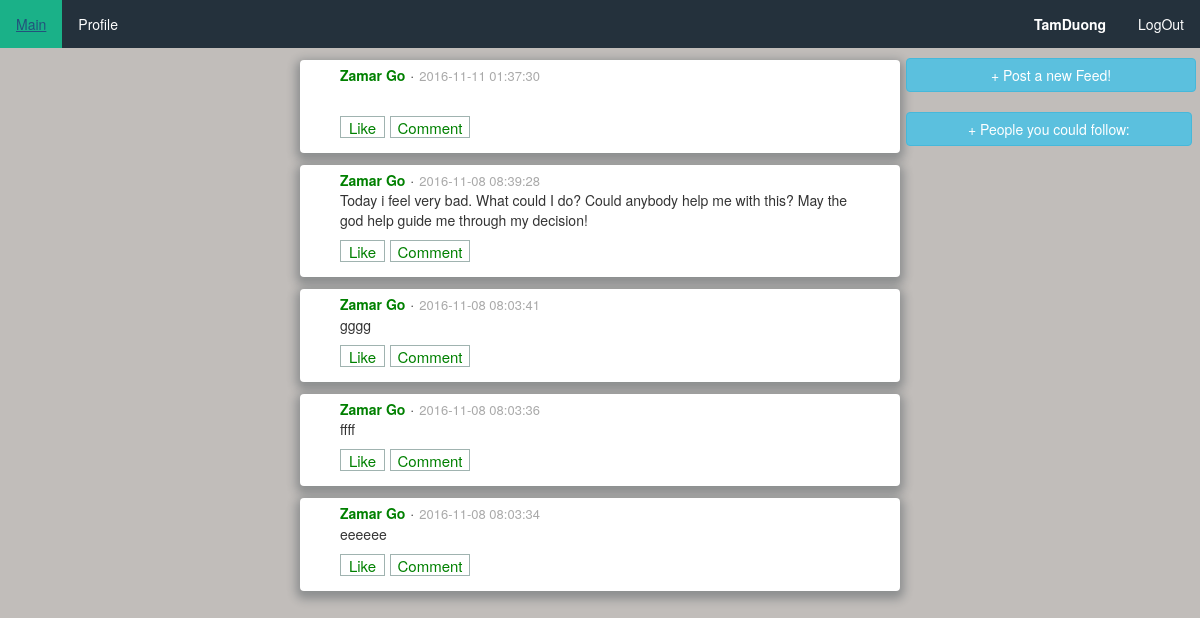
The app's page /Main.php (signed in) with its own data.
### tables this page shows
CREATE TABLE `User` (
  `user_id` int(11) NOT NULL,
  `password` varchar(30) DEFAULT NULL,
  `name` varchar(30) DEFAULT NULL,
  `email` varchar(30) DEFAULT NULL
);

CREATE TABLE `Feed` (
  `feed_id` int(11) NOT NULL,
  `user_id` int(11) DEFAULT NULL,
  `create_date` timestamp NOT NULL DEFAULT CURRENT_TIMESTAMP,
  `feed_text` varchar(500) DEFAULT NULL
);

### Main.php (the view, shortened to what this page needs)
<!DOCTYPE html>
<html>
  <head>
    <link rel="stylesheet" href="css/normalize.css">
    <link rel="stylesheet" href="css/style.css">
      <link rel="stylesheet" href="https://maxcdn.bootstrapcdn.com/bootstrap/3.3.7/css/bootstrap.min.css">
  </head>
  <body>
<?php
    $thisUserid = $_SESSION['thisUserid'];
    if (!$link = mysql_connect('localhost', 'root', '')) {
    	echo 'Could not connect to mysql';
    	exit;
    }
    $sql    = 'SELECT * FROM User where user_id = "' .$thisUserid .'"';
    $result = mysql_query($sql, $link);
    $row = mysql_fetch_assoc($result);
    $thisUsername = $row['name'];
    ?>
    <ul>
	  <li><a class="active" href="Main.php">Main</a></li>
	  <li><a href="profile.php">Profile</a></li>
	  <li style="float:right"><a href="index.php">LogOut</a></li>
	  <li style="float:right"><a><strong><?php echo $thisUsername;?></strong></a></li>
	</ul>
	<div class="action_buttons_header" style="width: 300px; float: right; margin: 10px auto; padding-left: 6px; padding-right: 6px;">
	  <a href="#createFeed" class="btn btn-info" data-toggle="collapse"><?php echo '<span style="display: inline-block; width: 72px;"></span>';?>+ Post a new Feed!<?php echo '<span style="display: inline-block; width: 72px;"></span>';?></a>
	</div>
	<div class="action_buttons_header" style="width: 300px; float: right; clear: right; margin: 10px auto; padding-left: 6px; padding-right: 6px">
	  <a href="#userInDB" class="btn btn-info" data-toggle="collapse">+ People you could follow:</a>
	</div>
	<?php
	    	$sql = 'SELECT f.*, u.name FROM Feed f INNER JOIN User u ON (f.user_id=u.user_id) WHERE f.user_id IN (SELECT Follow.follow_id FROM Follow WHERE user_id="' .$thisUserid. '") ORDER BY f.feed_id DESC';
	    	$result = mysql_query($sql, $link);
    		while ($row = mysql_fetch_assoc($result)) {
				echo "<div class=custom>";
				echo "<p><strong style=color:Green>" .$row['name']. "</strong>";
				echo '<span style="display: inline-block; width: 5px;"></span>·';
				echo "<font color=#A9A9A9 size=2>" . $row['create_date']. "</font>" . "<br>" . PHP_EOL;
				echo $row['feed_text']. "<br>" . PHP_EOL;
				$sql2 = 'SELECT * FROM LOVE WHERE user_id="' . $thisUserid . '" AND feed_id="' . $row['feed_id'] . '"';
				$result2 = mysql_query($sql2, $link);
				$num_rows = mysql_num_rows($result2);
				if ($num_rows == 0) {
					echo "<form action='like.php' method='post' style='display: inline-block;'>";
					echo "<input type='submit' value='Like' style='width: 45px; height:22px; padding: 0;background: none; color:green;font-size: 15px;' >";
					echo "</form>";
				}
				echo "<form action='comment.php' method='post' style='display: inline-block;'>";
				echo "<input type='submit' value='Comment' style='width: 80px; height:22px; padding: 0;background: none; color:green;font-size: 15px;' >";
				echo "</form>";
				echo "</p></div>";
    		}
    	?>
  </body>
  </html>

### css/style.css (style rules this page uses)
*, *:before, *:after { box-sizing: border-box; }
html { overflow-y: scroll; }
body { background: #c1bdba; font-family: 'Titillium Web', sans-serif; }
a { text-decoration: none; color: #1ab188; -webkit-transition: .5s ease; transition: .5s ease; }
input, textarea { font-size: 22px; display: block; width: 100%; height: 100%; padding: 5px 10px; background: none; background-image: none; border: 1px solid #a0b3b0; color: #ffffff; border-radius: 0; -webkit-transition: border-color .25s ease, box-shadow .25s ease; transition: border-color .25s ease, box-shadow .25s ease; }

### Main.php (style rules this page uses)
.custom { background-color:white; max-width: 600px; margin: 12px auto; border-radius: 4px; box-shadow: 0 4px 10px 4px rgba(19, 35, 47, 0.3); padding: 40px; padding-top: 5px; padding-bottom: 5px; }
ul { list-style-type: none; margin: 0; padding: 0; overflow: hidden; background-color: rgba(19, 35, 47, 0.9); }
li { float: left; }
li a { display: block; color: white; text-align: center; padding: 14px 16px; text-decoration: none; }
.active { background-color: #1ab188; }
body { background-color: #c1bdba; }

### records on screen
user: name "TamDuong"
feed: user.name "Zamar Go", create_date "2016-11-11 01:37:30"
feed: user.name "Zamar Go", create_date "2016-11-08 08:39:28", feed_text "Today i feel very bad. What could I do? Could anybody help me with this? May the god help guide me through my decision!"
feed: user.name "Zamar Go", create_date "2016-11-08 08:03:41", feed_text "gggg"
feed: user.name "Zamar Go", create_date "2016-11-08 08:03:36", feed_text "ffff"
feed: user.name "Zamar Go", create_date "2016-11-08 08:03:34", feed_text "eeeeee"
